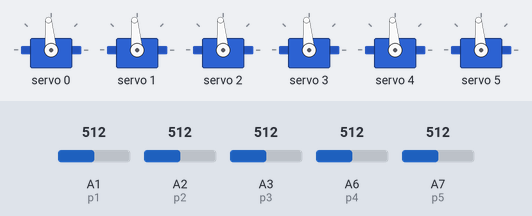
A sketch run on a simulated Arduino Nano, built with avr-gcc and run on an emulated ATmega328P. Shown: 6 × servo. The test bench sets the inputs (shaded band); at power-on: A1 (p1) = 512, A2 (p2) = 512, A3 (p3) = 512, A6 (p4) = 512, A7 (p5) = 512.

Above: at 1.2 s.
1.3 s: A1 (p1) set to 610
At 1.7 s:
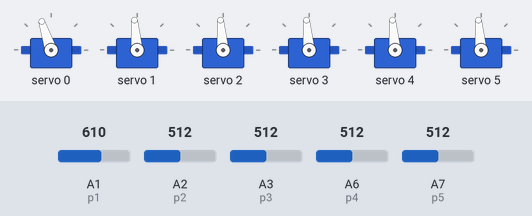
2.8 s: A2 (p2) set to 610
At 4.0 s:
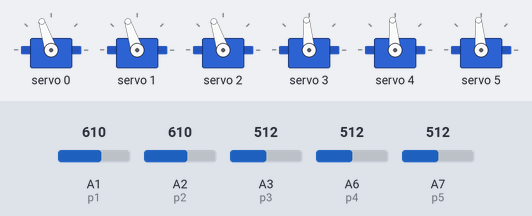
4.3 s: A3 (p3) set to 610
At 5.1 s:
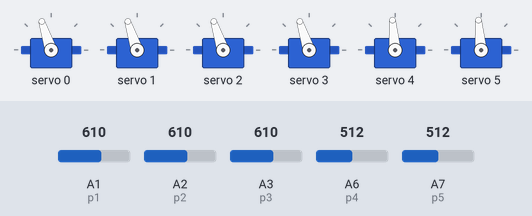
5.8 s: A6 (p4) set to 610
At 6.2 s:
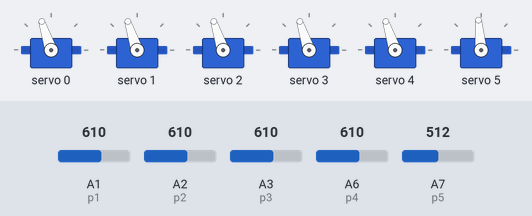
7.3 s: A7 (p5) set to 610
At 8.5 s:
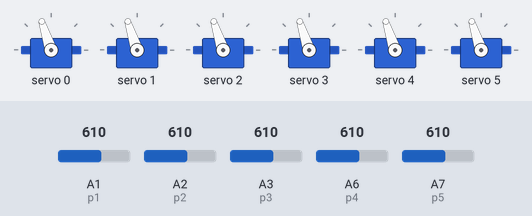
8.8 s: A1 (p1) set to 716
At 9.8 s:
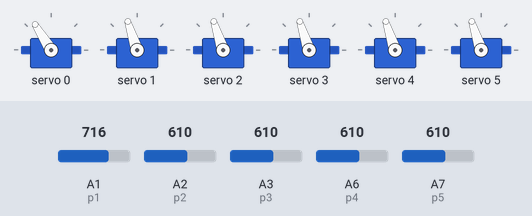
Timing chart, 0 to 11.3 s (numbered marks = the images above; inputs shaded):
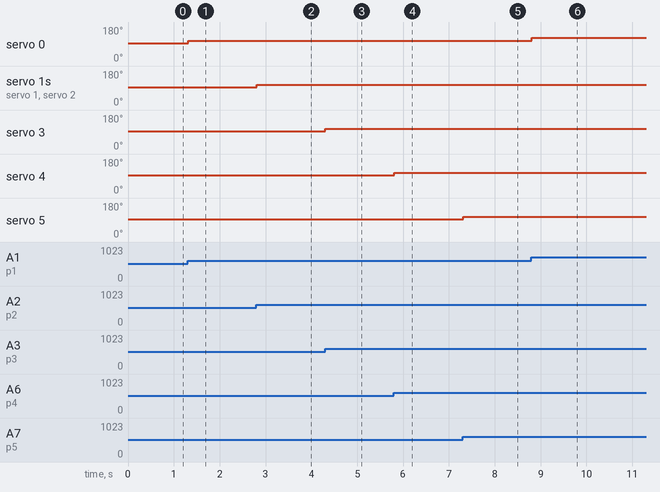

The sketch:

Robot_Arm_For_Seiko_Festival.ino
```cpp
#include <Wire.h>
#include <Adafruit_PWMServoDriver.h>

// called this way, it uses the default address 0x40
Adafruit_PWMServoDriver pwm = Adafruit_PWMServoDriver();

#define SERVOMIN  150 // this is the 'minimum' pulse length count (out of 4096)
#define SERVOMAX  600 // this is the 'maximum' pulse length count (out of 4096)

// our servo # counter


int p1 = A1;
int p2 = A2;
int p3 = A3;
int p4 = A6;
int p5 = A7;

int p1v = 0;
int p2v = 0;
int p3v = 0;
int p4v = 0;
int p5v = 0;


uint8_t s1 = 0;
uint8_t s2 = 1;
uint8_t s3 = 2;
uint8_t s4 = 3;
uint8_t s5 = 4;
uint8_t s6 = 5;

//int p = [A1, A2, A3, A6, A7];
//int pv = [0, 0, 0, 0, 0];

int Pmin = 350;
int Pmax = 600;

void setup() {
  pwm.begin();
  pwm.setPWMFreq(60);  // Analog servos run at ~60 Hz updates
}

void loop() {
  /*
  int i;
  for(i = 0; i < 5; i++){
    pv[i] = analogRead(p[i]);
    pv[i] = map(pv[i], 0, 1023, Pmin, Pmax);
  }
  */
  p1v = analogRead(p1);
  p2v = analogRead(p2);
  p3v = analogRead(p3);
  p4v = analogRead(p4);
  p5v = analogRead(p5);

  p1v = map(p1v, 0, 1023, 200, 550);
  p2v = map(p2v, 0, 1023, 200, 550);
  p3v = map(p3v, 0, 1023, 200, 550);
  p4v = map(p4v, 0, 1023, 200, 550);
  p5v = map(p5v, 0, 1023, 200, 550);

  pwm.setPWM(s1, 0, p1v);
  pwm.setPWM(s2, 0, p2v);
  pwm.setPWM(s3, 0, p2v);
  pwm.setPWM(s4, 0, p3v);
  pwm.setPWM(s5, 0, p4v);
  pwm.setPWM(s6, 0, p5v);
}
```

Measured:
- after the input at 1.3 s, servo 0: 95° → 108° at once
- after the input at 2.8 s, servo 1, servo 2: 95° → 108° at once
- after the input at 4.3 s, servo 3: 95° → 108° at once
- after the input at 5.8 s, servo 4: 95° → 108° at once
- after the input at 7.3 s, servo 5: 95° → 108° at once
- after the input at 8.8 s, servo 0: 108° → 122° at once
